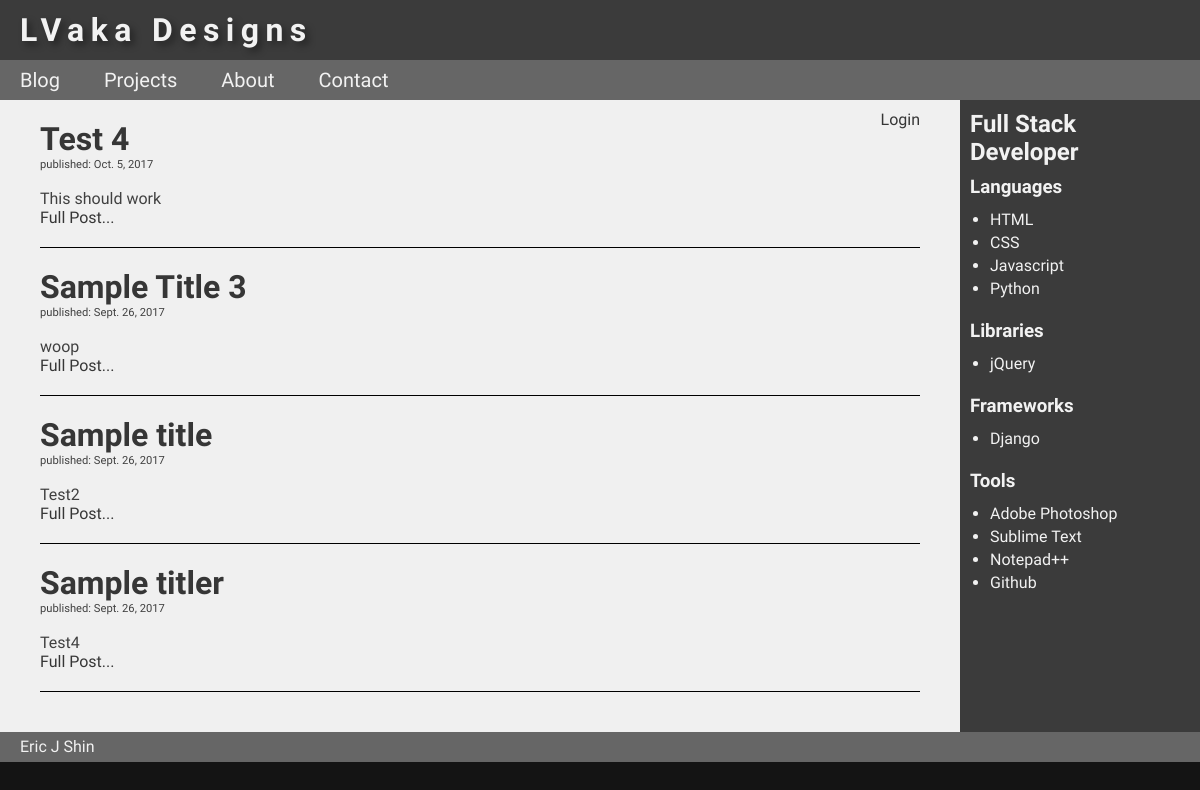
/, run on an earlier commit of the app's database.
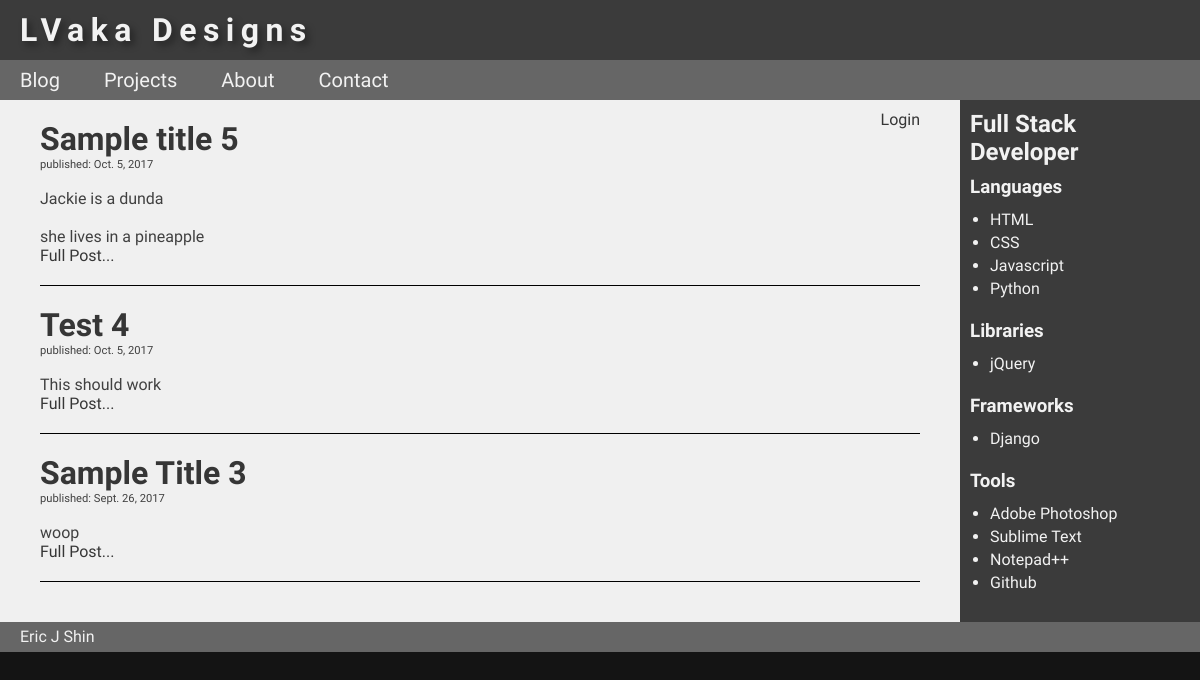
And on a later commit of the database.
### blog/models.py (models this page shows, shortened)
class Post(models.Model):
	author = models.ForeignKey('auth.User')
	title = models.CharField(max_length=200)
	text = models.TextField()
	created_date = models.DateTimeField(default=timezone.now)
	published_date = models.DateTimeField(blank=True, null=True)

### blog/views.py (the view)
# urls.py: url(r'^$', views.post_list, name='post_list'),
def post_list(request):
	posts = Post.objects.filter(published_date__lte=timezone.now()).order_by('-published_date')[:5]
	return render(request, 'blog/post_list.html', {'posts': posts})

### blog/templates/blog/post_list.html
{% extends 'blog/base.html' %}
{% block content %}
	{% if user.is_authenticated %}
	<div id="addnew">
		<p><a href="{% url 'post_new' %}"><i class="fa fa-pencil" aria-hidden="true"></i></a>
		&nbsp;
		<a href="{% url 'post_draft_list' %}"><i class="fa fa-files-o" aria-hidden="true"></i></a>
		&nbsp;
		<a href="{% url 'logout' %}"> Log Out </a></p>
	</div>
	{% else %}
	<div id="addnew">
		<a href="{% url 'login' %}">Login</a>
	</div>
	{% endif %}
	{% for post in posts %}
		<div class="post">
			<h1><a href="{% url 'post_detail' pk=post.pk %}"> {{ post.title }} </a></h1>
			<div class="date">
				<p>published: {{ post.published_date.date }}</p>
			</div>
			<br />
			<p>{{ post.text|truncatechars:300|linebreaksbr  }}</p>
			<a href="{% url 'post_detail' pk=post.pk %}">Full Post...</a>
		</div>
	{% endfor %}
{% endblock %}

### blog/templates/blog/base.html (shortened to what this page needs)
{% load staticfiles %}
<!doctype html>
<html>
	<head>
		<link rel="stylesheet" type="text/css" href="{% static 'css/style.css' %}" />
	</head>
	<body>
		<div id="bodyContainer">
			<div class="heading">
				<div id="title">
					<h1><a href="{% url 'post_list' %}">LVaka Designs</a></h1>
				</div>
				<div id="menu">
					<ul>
						<li><a href="{% url 'post_list' %}">Blog</a></li>
						<li><a href="#">Projects</a></li>
						<li><a href="{% url 'about' %}">About</a></li>
						<li onmouseleave="hideDiv()">
							<a href='#' onmouseover="showDiv()">Contact</a>
						</li>
					</ul>
				</div>
			</div>
			<div id="gridbox">
				<div id="mainbody">
					{% block content %}
					{% endblock %}
				</div>
				<aside id="knowledge">
					<H1>Full Stack Developer</H1>
					<H3>Languages</H3>
					<ul>
						<li>HTML</li>
						<li>CSS</li>
						<li>Javascript</li>
						<li>Python</li>
					</ul>
					<H3>Libraries</H3>
					<ul>
						<li>jQuery</li>
					</ul>
					<H3>Frameworks</H3>
					<ul>
						<li>Django</li>
					</ul>
					<H3>Tools</H3>
					<ul>
						<li>Adobe Photoshop</li>
						<li>Sublime Text</li>
						<li>Notepad++</li>
						<li>Github</li>
					</ul>
				</aside>
			</div>
			<footer>
				<p>Eric J Shin</p>
			</footer>
		</div>
	</body>
</html>

### blog/static/css/style.css (style rules this page uses)
body { margin: 0; padding: 0; background: rgb(20,20,20); }
footer { margin: 0; padding: 0; height: 30px; line-height: 30px; text-align: left; width: 100%; background: #666666; }
footer p { color: #F2F2F2; }
h1, p { margin-left: 20px; }
h1, h2, h3 { margin-top: 0; margin-bottom: 0; color: #363636; font-family: 'Oswald', sans-serif; }
p { margin-top: 0; margin-bottom: 0; color: #404040; font-family: 'Oswald', sans-serif; }
h1 a, h1 a:visited { font-family: 'Oswald', sans-serif; color: #363636; text-decoration: none; }
a, a:visited { -o-transition:.3s; -ms-transition:.3s; -moz-transition:.3s; -webkit-transition:.3s; transition: .3s; font-family: 'Oswald', sans-serif; color: #363636; text-decoration: none; }
.heading { width: 100%; margin: 0; padding: 0; height: 100px; background: #3B3B3B; display: inline-block; }
.heading h1 { font-family: 'Source Sans Pro', sans-serif; color: white; letter-spacing: 0.2em; }
.heading h1 a, .heading h1 a:visited { color: #F2F2F2; text-shadow: 4px 4px 7px rgba(0,0,0,0.4); }
#bodyContainer { margin: 0 auto; padding: 0; max-width: 1200px; }
#title { height: 60px; line-height: 60px; }
#gridbox { margin: 0 auto; display: grid; grid-template-columns: 80% auto; grid-template-areas: "mainBody asideMain" }
#mainbody { grid-area: "mainBody"; margin: 0; padding: 0 40px; background: #F0F0F0; padding-bottom: 40px; }
#knowledge { grid-area: "asideMain"; padding: 0; margin: 0; background: #3B3B3B; }
#knowledge h1, h3 { margin: 10px 10px; color: #F2F2F2; }
#knowledge ul { padding: 0; margin: 0 30px; margin-bottom: 20px; }
#knowledge li { font-family: 'Source Sans Pro', sans-serif; color: #F2F2F2; margin: 0; padding: 2px 0; }
.date p { margin-left: 0; margin-bottom: 0; font-size: 0.7rem; }
.post { margin-left: auto; margin-right: auto; max-width: 900px; padding-top: 20px; padding-bottom: 20px; border-bottom: 1px solid black; }
.post h1, .post p { margin-top: 0; margin-left: 0; }
#menu { width: 100%; margin: 0; padding: 0; height: 40px; background: #666666; align-content: center; position: relative; }
#menu ul li { position: relative; }
#menu ul { margin: 0 20px; padding: 0; height: 40px; }
#menu li { display: inline; padding: 0; padding-right: 40px; }
#menu a { margin: 0; padding: 0; font-size: 20px; line-height: 40px; color: #F2F2F2; }
#addnew { float: right; margin-top: 10px; }

What changed in the data, as far as the page shows it:
removed Post: title "Sample title", published_date "Sept. 26, 2017", text "Test2"
removed Post: title "Sample titler", published_date "Sept. 26, 2017", text "Test4"
added Post: title "Sample title 5", published_date "Oct. 5, 2017", text "Jackie is a dunda she lives in a pineapple"
